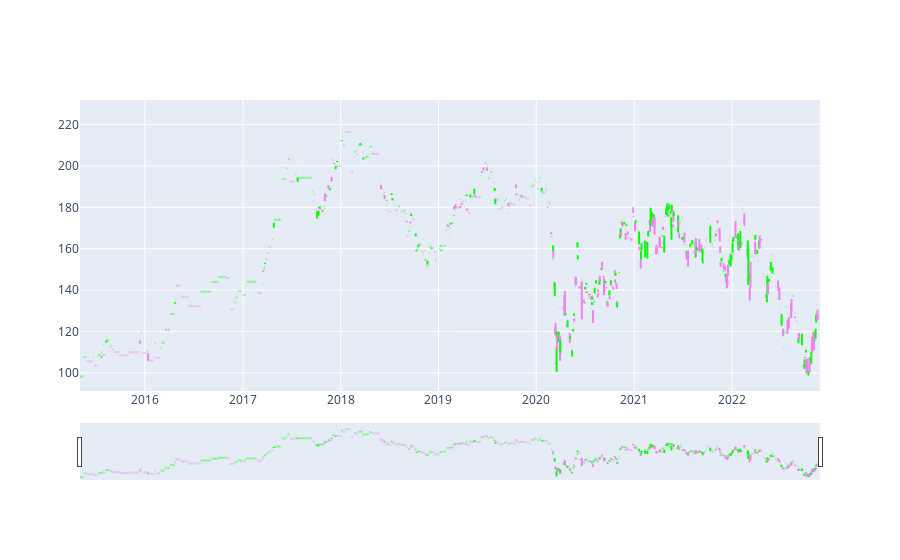

Notebook code cell kept with this figure:
### Code cell
fig = go.Figure(data=go.Ohlc(x=AENA['Date'],
                    open=AENA['Open'],
                    high=AENA['High'],
                    low=AENA['Low'],
                    close=AENA['Close/Last'],
                    increasing_line_color= 'lime', decreasing_line_color= 'violet'))

fig.show()

### Figure 1 — Plotly figure (JSON) as saved in the notebook; plotly's stock layout.template omitted (floating-point values rounded to 4 significant figures; data arrays with more than 128 entries replaced by an {"elided": "..."} marker saying what was removed)
{"data": [{"close": {"elided": "1907 str values"}, "decreasing": {"line": {"color": "violet"}}, "high": {"elided": "1907 str values"}, "increasing": {"line": {"color": "lime"}}, "low": {"elided": "1907 str values"}, "open": {"elided": "1907 str values"}, "type": "ohlc", "x": {"elided": "1907 str values"}}], "layout": {}}
